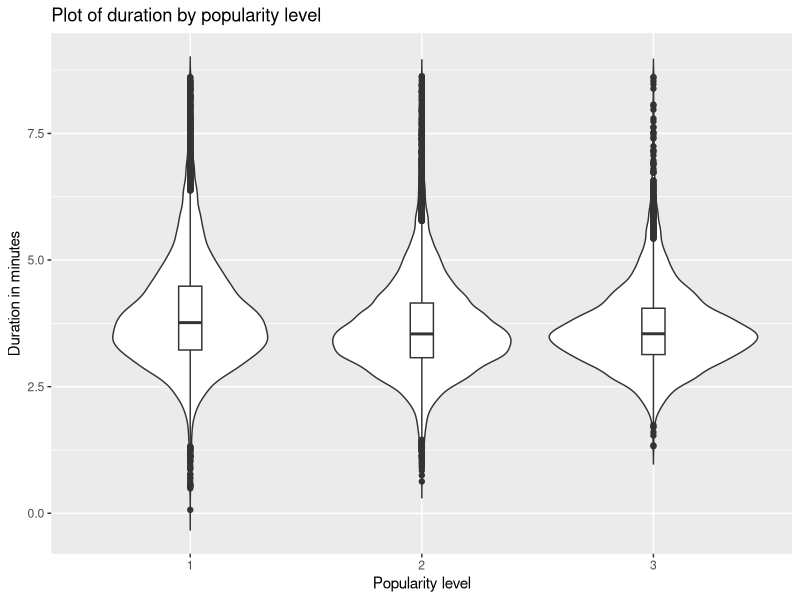
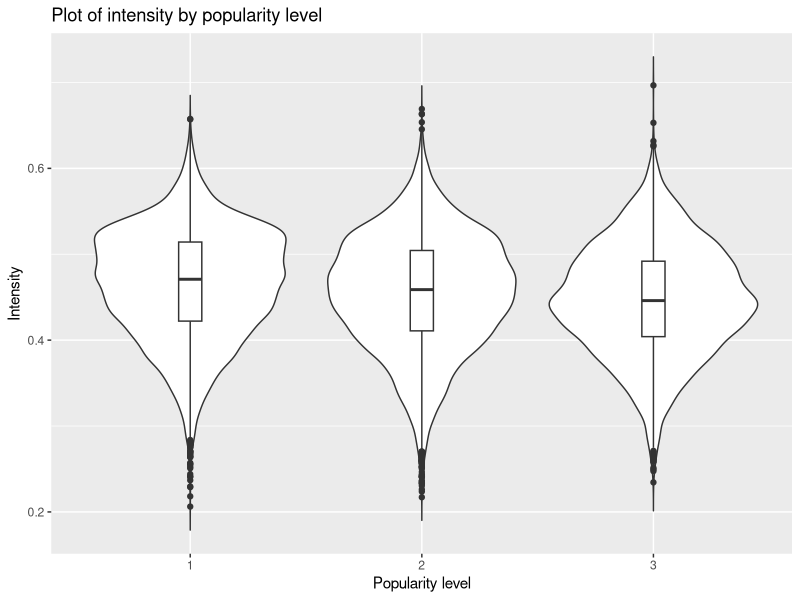

The R script that drew these images, in order:
## ---- chunk 1
#| echo: FALSE
spotify_songs <- readr::read_csv("Data/scored_spotify.csv", show_col_types = FALSE)
## ---- chunk 2
#| label: fig-plots
#| fig-cap: "Duration and Intensity by Popularity Level" 
#| fig-subcap:
#|   - "Duration"
#|   - "Intensity" 
#| layout-ncol: 2
#| echo: FALSE

# load ggplot2
library(ggplot2)
spotify_songs$popularity_factor = factor(spotify_songs$popularity)

p <- ggplot(spotify_songs, aes(x=popularity_factor, y=minutes)) + geom_violin(trim=FALSE) + labs(title="Plot of duration by popularity level",x="Popularity level", y = "Duration in minutes")
p + geom_boxplot(width=0.1)

q <- ggplot(spotify_songs, aes(x=popularity_factor, y=intensity)) + geom_violin(trim=FALSE) + labs(title="Plot of intensity by popularity level",x="Popularity level", y = "Intensity")
q + geom_boxplot(width=0.1)
## ---- chunk 3
#| echo: FALSE
minutes_popularity = cor.test(spotify_songs$minutes,spotify_songs$popularity,method="spearman",exact=FALSE)

intensity_popularity = cor.test(spotify_songs$intensity, spotify_songs$popularity, method="spearman", exact=FALSE)
